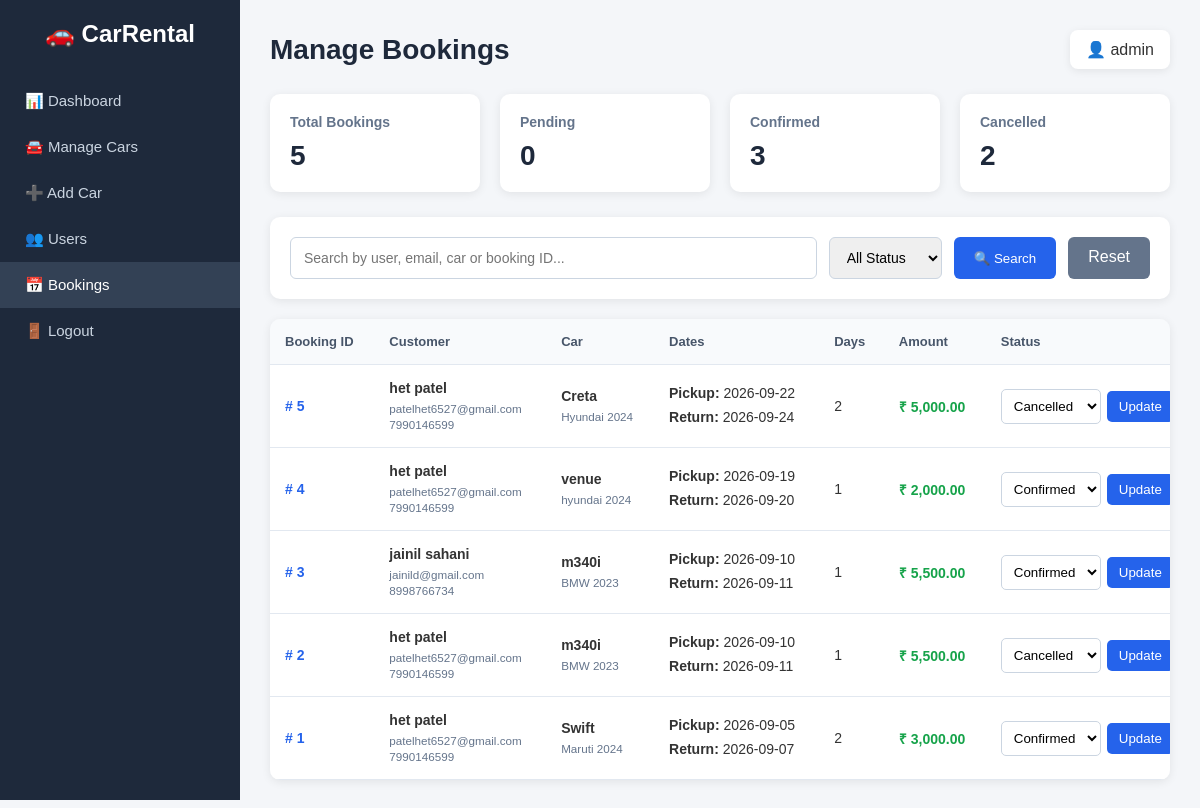
/admin/bookings.php (signed in), run on the app's committed database.
### tables this page shows
CREATE TABLE `bookings` (
  `booking_id` int(11) NOT NULL,
  `user_id` int(11) NOT NULL,
  `car_id` int(11) NOT NULL,
  `pickup_date` date NOT NULL,
  `return_date` date NOT NULL,
  `total_days` int(11) NOT NULL,
  `total_amount` decimal(10,2) NOT NULL,
  `booking_status` varchar(30) DEFAULT 'Pending',
  `created_at` timestamp NOT NULL DEFAULT current_timestamp()
);

CREATE TABLE `users` (
  `user_id` int(11) NOT NULL,
  `name` varchar(100) NOT NULL,
  `email` varchar(100) NOT NULL,
  `phone` varchar(15) DEFAULT NULL,
  `password` varchar(255) NOT NULL,
  `created_at` timestamp NOT NULL DEFAULT current_timestamp()
);

CREATE TABLE `cars` (
  `car_id` int(11) NOT NULL,
  `car_name` varchar(100) NOT NULL,
  `brand` varchar(100) NOT NULL,
  `model` varchar(50) DEFAULT NULL,
  `car_type` varchar(50) DEFAULT NULL,
  `price_per_day` decimal(10,2) NOT NULL,
  `fuel_type` varchar(30) DEFAULT NULL,
  `seats` int(11) DEFAULT NULL,
  `image` varchar(255) DEFAULT NULL,
  `status` varchar(30) DEFAULT 'Available',
  `created_at` timestamp NOT NULL DEFAULT current_timestamp()
);

### admin/bookings.php (the view, shortened to what this page needs)
<?php
include "../config/db.php";
$search = isset($_GET['search'])
    ? trim($_GET['search'])
    : '';
$total_bookings_result = mysqli_query(
    $conn,
    "SELECT COUNT(*) AS total FROM bookings"
);
$total_bookings_data = mysqli_fetch_assoc($total_bookings_result);
$total_bookings = (int)$total_bookings_data['total'];
$pending_result = mysqli_query(
    $conn,
    "SELECT COUNT(*) AS total
     FROM bookings
     WHERE booking_status = 'Pending'"
);
$pending_data = mysqli_fetch_assoc($pending_result);
$pending_bookings = (int)$pending_data['total'];
$confirmed_result = mysqli_query(
    $conn,
    "SELECT COUNT(*) AS total
     FROM bookings
     WHERE booking_status = 'Confirmed'"
);
$confirmed_data = mysqli_fetch_assoc($confirmed_result);
$confirmed_bookings = (int)$confirmed_data['total'];
$cancelled_result = mysqli_query(
    $conn,
    "SELECT COUNT(*) AS total
     FROM bookings
     WHERE booking_status = 'Cancelled'"
);
$cancelled_data = mysqli_fetch_assoc($cancelled_result);
$cancelled_bookings = (int)$cancelled_data['total'];
$sql = "SELECT
    bookings.booking_id,
    bookings.pickup_date,
    bookings.return_date,
    bookings.total_days,
    bookings.total_amount,
    bookings.booking_status,
    bookings.created_at,
    users.name AS user_name,
    users.email AS user_email,
    users.phone AS user_phone,
    cars.car_name,
    cars.brand,
    cars.model
FROM bookings
INNER JOIN users
    ON bookings.user_id = users.user_id
INNER JOIN cars
    ON bookings.car_id = cars.car_id
WHERE 1=1";
$sql .= " ORDER BY bookings.created_at DESC";
$stmt = mysqli_prepare($conn, $sql);
if ($stmt) {
    mysqli_stmt_execute($stmt);
    $result = mysqli_stmt_get_result($stmt);
} else {
    $result = false;
}
?>
<!DOCTYPE html>
<html lang="en">
<head>
</head>
<body>
<div class="sidebar">
    <div class="logo">
        🚗 CarRental
    </div>
    <a href="dashboard.php">
        📊 Dashboard
    </a>
    <a href="cars.php">
        🚘 Manage Cars
    </a>
    <a href="add_car.php">
        ➕ Add Car
    </a>
    <a href="users.php">
        👥 Users
    </a>
    <a href="bookings.php" class="active">
        📅 Bookings
    </a>
    <a href="logout.php">
        🚪 Logout
    </a>
</div>
<div class="main">
    <div class="top-bar">
        <h1>
            Manage Bookings
        </h1>
        <div class="admin-name">
            👤
            <?php
            echo htmlspecialchars(
                isset($_SESSION['admin_username'])
                    ? $_SESSION['admin_username']
                    : 'Admin'
            );
            ?>
        </div>
    </div>
    <div class="stats">
        <div class="stat-card">
            <h3>
                Total Bookings
            </h3>
            <p>
                <?php echo $total_bookings; ?>
            </p>
        </div>
        <div class="stat-card">
            <h3>
                Pending
            </h3>
            <p>
                <?php echo $pending_bookings; ?>
            </p>
        </div>
        <div class="stat-card">
            <h3>
                Confirmed
            </h3>
            <p>
                <?php echo $confirmed_bookings; ?>
            </p>
        </div>
        <div class="stat-card">
            <h3>
                Cancelled
            </h3>
            <p>
                <?php echo $cancelled_bookings; ?>
            </p>
        </div>
    </div>
    <div class="search-box">
        <form
            method="GET"
            action="bookings.php"
            class="search-form"
        >
            <input
                type="text"
                name="search"
                placeholder="Search by user, email, car or booking ID..."
                value="<?php echo htmlspecialchars($search); ?>"
            >
            <select name="status">
                <option value="">
                    All Status
                </option>
            </select>
            <button
                type="submit"
                class="search-btn"
            >
                🔍 Search
            </button>
            <a
                href="bookings.php"
                class="reset-btn"
            >
                Reset
            </a>
        </form>
    </div>
    <div class="table-container">
        <table>
            <thead>
                <tr>
                    <th>
                        Booking ID
                    </th>
                    <th>
                        Customer
                    </th>
                    <th>
                        Car
                    </th>
                    <th>
                        Dates
                    </th>
                    <th>
                        Days
                    </th>
                    <th>
                        Amount
                    </th>
                    <th>
                        Status
                    </th>
                </tr>
            </thead>
            <tbody>
                <?php
                if ($result && mysqli_num_rows($result) > 0) {
                    while ($booking = mysqli_fetch_assoc($result)) {
                ?>
                    <tr>
                        <td>
                            <span class="booking-id">
                                #
                                <?php
                                echo (int)$booking['booking_id'];
                                ?>
                            </span>
                        </td>
                        <td>
                            <div class="user-info">
                                <strong>
                                    <?php
                                    echo htmlspecialchars(
                                        $booking['user_name']
                                    );
                                    ?>
                                </strong>
                                <small>
                                    <?php
                                    echo htmlspecialchars(
                                        $booking['user_email']
                                    );
                                    ?>
                                </small>
                                <br>
                                <small>
                                    <?php
                                    echo htmlspecialchars(
                                        $booking['user_phone']
                                    );
                                    ?>
                                </small>
                            </div>
                        </td>
                        <td>
                            <div class="car-info">
                                <strong>
                                    <?php
                                    echo htmlspecialchars(
                                        $booking['car_name']
                                    );
                                    ?>
                                </strong>
                                <small>
                                    <?php
                                    echo htmlspecialchars(
                                        $booking['brand']
                                    );
                                    ?>
                                    <?php
                                    echo htmlspecialchars(
                                        $booking['model']
                                    );
                                    ?>
                                </small>
                            </div>
                        </td>
                        <td>
                            <div class="date-info">
                                <strong>
                                    Pickup:
                                </strong>
                                <?php
                                echo htmlspecialchars(
                                    $booking['pickup_date']
                                );
                                ?>
                                <br>
                                <strong>
                                    Return:
                                </strong>
                                <?php
                                echo htmlspecialchars(
                                    $booking['return_date']
                                );
                                ?>
                            </div>
                        </td>
                        <td>
                            <?php
                            echo (int)$booking['total_days'];
                            ?>
                        </td>
                        <td>
                            <span class="amount">
                                ₹
                                <?php
                                echo number_format(
                                    (float)$booking['total_amount'],
                                    2
                                );
                                ?>
                            </span>
                        </td>
                        <td>
                            <form
                                method="POST"
                                action="bookings.php"
                                class="status-form"
                            >
                                <select name="booking_status">
                                    <option
                                        value="Confirmed"
                                        <?php
                                        if (
                                            $booking['booking_status']
                                            == 'Confirmed'
                                        ) {
                                            echo 'selected';
                                        }
                                        ?>
                                    >
                                        Confirmed
                                    </option>
                                    <option
                                        value="Cancelled"
                                        <?php
                                        if (
                                            $booking['booking_status']
                                            == 'Cancelled'
                                        ) {
                                            echo 'selected';
                                        }
                                        ?>
                                    >
                                        Cancelled
                                    </option>
                                </select>
                                <button
                                    type="submit"
                                    class="update-btn"
                                >
                                    Update
                                </button>
                            </form>
                        </td>
                    </tr>
                <?php
                    }
                }
                ?>
            </tbody>
        </table>
    </div>
</div>
</body>
</html>

### admin/bookings.php (style rules this page uses)
* { box-sizing: border-box; margin: 0; padding: 0; font-family: Arial, sans-serif; }
body { background: #f4f6f9; color: #333; }
.sidebar { position: fixed; left: 0; top: 0; width: 240px; height: 100vh; background: #1e293b; color: white; padding-top: 20px; }
.logo { font-size: 24px; font-weight: bold; text-align: center; margin-bottom: 30px; }
.sidebar a { display: block; color: #cbd5e1; text-decoration: none; padding: 14px 25px; font-size: 15px; transition: 0.3s; }
.sidebar a:hover, .sidebar a.active { background: #334155; color: white; }
.main { margin-left: 240px; padding: 30px; }
.top-bar { display: flex; justify-content: space-between; align-items: center; margin-bottom: 25px; }
.top-bar h1 { font-size: 28px; color: #1e293b; }
.admin-name { background: white; padding: 10px 16px; border-radius: 8px; box-shadow: 0 2px 8px rgba(0,0,0,0.08); }
.stats { display: grid; grid-template-columns: repeat(4, 1fr); gap: 20px; margin-bottom: 25px; }
.stat-card { background: white; padding: 20px; border-radius: 10px; box-shadow: 0 2px 10px rgba(0,0,0,0.08); }
.stat-card h3 { font-size: 14px; color: #64748b; margin-bottom: 10px; }
.stat-card p { font-size: 28px; font-weight: bold; color: #1e293b; }
.search-box { background: white; padding: 20px; border-radius: 10px; margin-bottom: 20px; box-shadow: 0 2px 10px rgba(0,0,0,0.08); }
.search-form { display: flex; gap: 12px; flex-wrap: wrap; }
.search-form input, .search-form select { padding: 11px 13px; border: 1px solid #cbd5e1; border-radius: 6px; font-size: 14px; }
.search-form input { flex: 1; min-width: 250px; }
.search-btn { background: #2563eb; color: white; border: none; padding: 11px 20px; border-radius: 6px; cursor: pointer; }
.reset-btn { background: #64748b; color: white; text-decoration: none; padding: 11px 20px; border-radius: 6px; }
.table-container { background: white; border-radius: 10px; box-shadow: 0 2px 10px rgba(0,0,0,0.08); overflow-x: auto; }
table { width: 100%; border-collapse: collapse; min-width: 1100px; }
th { background: #f8fafc; color: #475569; font-size: 13px; padding: 15px; text-align: left; border-bottom: 1px solid #e2e8f0; }
td { padding: 15px; border-bottom: 1px solid #e2e8f0; vertical-align: middle; font-size: 14px; }
.booking-id { font-weight: bold; color: #2563eb; }
.user-info strong, .car-info strong { display: block; margin-bottom: 4px; }
.user-info small, .car-info small { color: #64748b; }
.date-info { line-height: 1.7; }
.amount { font-weight: bold; color: #16a34a; }
.status-form { display: flex; gap: 6px; align-items: center; }
.status-form select { padding: 8px; border: 1px solid #cbd5e1; border-radius: 5px; background: white; }
.update-btn { background: #2563eb; color: white; border: none; padding: 8px 12px; border-radius: 5px; cursor: pointer; }

### data on the page
bookings: booking_id "5", user.name "het patel", user.email "patelhet6527@gmail.com", user.phone "7990146599", car.car_name "Creta", car.brand "Hyundai", car.model "2024", pickup_date "2026-09-22", return_date "2026-09-24", total_days "2", total_amount "5,000.00", booking_status "Cancelled"
bookings: booking_id "4", user.name "het patel", user.email "patelhet6527@gmail.com", user.phone "7990146599", car.car_name "venue", car.brand "hyundai", car.model "2024", pickup_date "2026-09-19", return_date "2026-09-20", total_days "1", total_amount "2,000.00", booking_status "Confirmed"
bookings: booking_id "3", user.name "jainil sahani", user.email "jainild@gmail.com", user.phone "8998766734", car.car_name "m340i", car.brand "BMW", car.model "2023", pickup_date "2026-09-10", return_date "2026-09-11", total_days "1", total_amount "5,500.00", booking_status "Confirmed"
bookings: booking_id "2", user.name "het patel", user.email "patelhet6527@gmail.com", user.phone "7990146599", car.car_name "m340i", car.brand "BMW", car.model "2023", pickup_date "2026-09-10", return_date "2026-09-11", total_days "1", total_amount "5,500.00", booking_status "Cancelled"
bookings: booking_id "1", user.name "het patel", user.email "patelhet6527@gmail.com", user.phone "7990146599", car.car_name "Swift", car.brand "Maruti", car.model "2024", pickup_date "2026-09-05", return_date "2026-09-07", total_days "2", total_amount "3,000.00", booking_status "Confirmed"

### other printed values
$total_bookings "5"
$pending_bookings "0"
$confirmed_bookings "3"
$cancelled_bookings "2"
